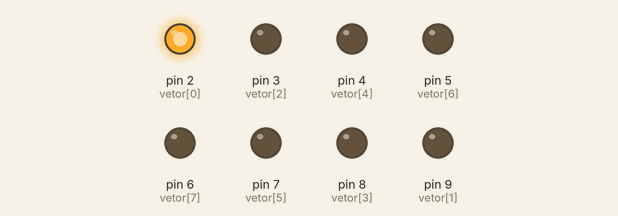
A sketch run on a simulated Arduino Uno, built with avr-gcc and run on an emulated ATmega328P. Shown: output pins drawn as LEDs (lit = HIGH).

Above: at 0.2 s.
At 1.2 s:
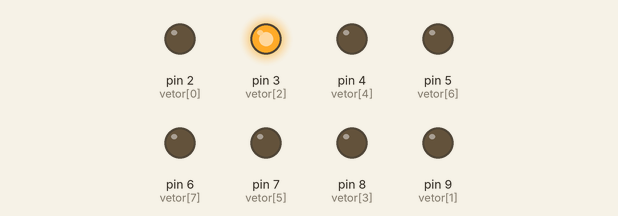
At 1.7 s:
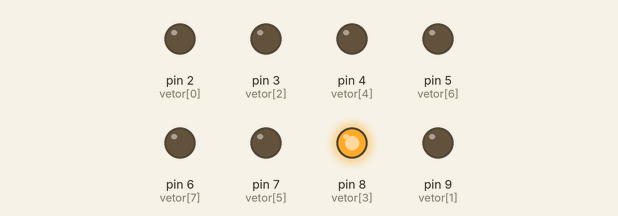
At 2.2 s:
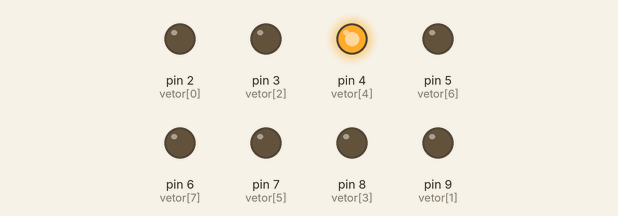
At 3.2 s:
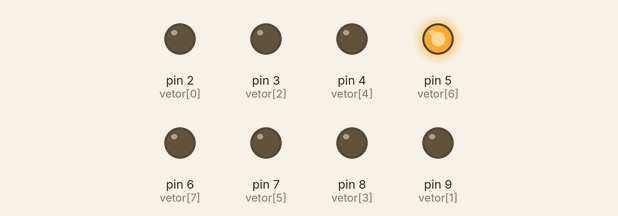
At 4.7 s:
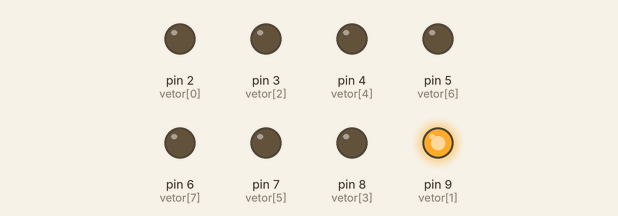
Timing chart, 0 to 5.2 s (numbered marks = the images above):
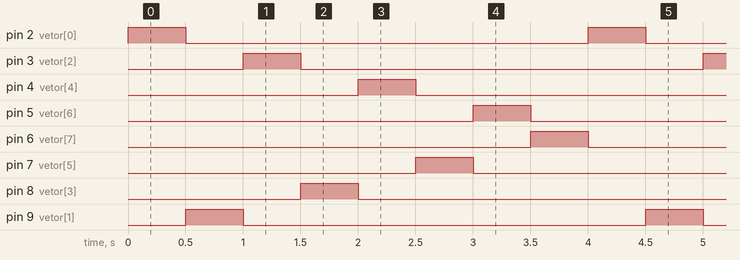

Measured:
- by itself, pin 2 (vetor[0]), pin 3 (vetor[2]), pin 4 (vetor[4]), pin 5 (vetor[6]), pin 6 (vetor[7]), pin 7 (vetor[5]), pin 8 (vetor[3]), pin 9 (vetor[1]): alternates HIGH for 0.50 s and LOW for 3.5 s
- by itself, everything shown: repeats every 4.0 s, in 9 steps

The sketch:

Sequencial_Vetor_01.ino
```cpp
int t = 500;
int vetor[8]={2, 9, 3, 8, 4, 7, 5, 6};

void setup()
{
  for (int led = 2; led < 10; led++)
  {
    pinMode(led, OUTPUT);
  }
}
void loop()
{
  for (int x = 0; x < 8; x++)
  {
    digitalWrite(vetor[x], HIGH);
    delay(t);
    digitalWrite(vetor[x], LOW);
  }
}
```
